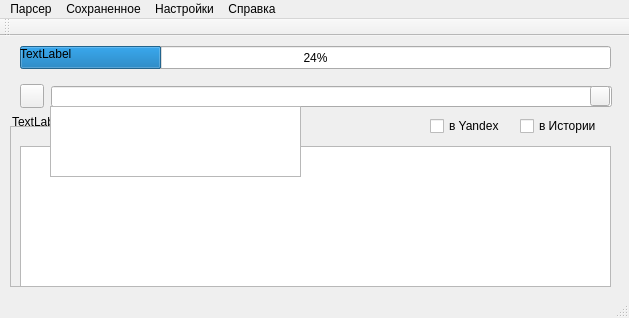
<?xml version="1.0" encoding="UTF-8"?>
<ui version="4.0">
 <class>MainWindow</class>
 <widget class="QMainWindow" name="MainWindow">
  <property name="geometry">
   <rect>
    <x>0</x>
    <y>0</y>
    <width>629</width>
    <height>318</height>
   </rect>
  </property>
  <property name="windowTitle">
   <string>parSex</string>
  </property>
  <widget class="QWidget" name="centralWidget">
   <widget class="QPushButton" name="settingsButton">
    <property name="geometry">
     <rect>
      <x>20</x>
      <y>48</y>
      <width>24</width>
      <height>24</height>
     </rect>
    </property>
    <property name="text">
     <string/>
    </property>
   </widget>
   <widget class="QProgressBar" name="progressBar">
    <property name="geometry">
     <rect>
      <x>20</x>
      <y>10</y>
      <width>591</width>
      <height>23</height>
     </rect>
    </property>
    <property name="value">
     <number>24</number>
    </property>
   </widget>
   <widget class="QLineEdit" name="searchString">
    <property name="geometry">
     <rect>
      <x>51</x>
      <y>50</y>
      <width>561</width>
      <height>21</height>
     </rect>
    </property>
   </widget>
   <widget class="QCheckBox" name="yandexBox">
    <property name="geometry">
     <rect>
      <x>430</x>
      <y>80</y>
      <width>87</width>
      <height>20</height>
     </rect>
    </property>
    <property name="text">
     <string>в Yandex</string>
    </property>
    <property name="tristate">
     <bool>false</bool>
    </property>
   </widget>
   <widget class="QCheckBox" name="historyBox">
    <property name="geometry">
     <rect>
      <x>520</x>
      <y>80</y>
      <width>87</width>
      <height>20</height>
     </rect>
    </property>
    <property name="text">
     <string>в Истории</string>
    </property>
    <property name="tristate">
     <bool>false</bool>
    </property>
   </widget>
   <widget class="QPushButton" name="enterButton">
    <property name="geometry">
     <rect>
      <x>590</x>
      <y>50</y>
      <width>20</width>
      <height>20</height>
     </rect>
    </property>
    <property name="text">
     <string/>
    </property>
   </widget>
   <widget class="QLabel" name="label">
    <property name="geometry">
     <rect>
      <x>20</x>
      <y>10</y>
      <width>591</width>
      <height>16</height>
     </rect>
    </property>
    <property name="text">
     <string>TextLabel</string>
    </property>
   </widget>
   <widget class="QFrame" name="settings">
    <property name="geometry">
     <rect>
      <x>10</x>
      <y>90</y>
      <width>281</width>
      <height>161</height>
     </rect>
    </property>
    <property name="frameShape">
     <enum>QFrame::StyledPanel</enum>
    </property>
    <property name="frameShadow">
     <enum>QFrame::Raised</enum>
    </property>
    <zorder>resultTable</zorder>
   </widget>
   <widget class="QTableWidget" name="resultTable">
    <property name="geometry">
     <rect>
      <x>20</x>
      <y>110</y>
      <width>591</width>
      <height>141</height>
     </rect>
    </property>
    <property name="gridStyle">
     <enum>Qt::NoPen</enum>
    </property>
   </widget>
   <widget class="QListView" name="autoCompletion">
    <property name="geometry">
     <rect>
      <x>50</x>
      <y>70</y>
      <width>251</width>
      <height>71</height>
     </rect>
    </property>
   </widget>
   <widget class="QLabel" name="settings_arrow">
    <property name="geometry">
     <rect>
      <x>12</x>
      <y>70</y>
      <width>41</width>
      <height>31</height>
     </rect>
    </property>
    <property name="text">
     <string>TextLabel</string>
    </property>
   </widget>
   <zorder>settings_arrow</zorder>
   <zorder>settingsButton</zorder>
   <zorder>progressBar</zorder>
   <zorder>searchString</zorder>
   <zorder>yandexBox</zorder>
   <zorder>historyBox</zorder>
   <zorder>enterButton</zorder>
   <zorder>label</zorder>
   <zorder>settings</zorder>
   <zorder>resultTable</zorder>
   <zorder>autoCompletion</zorder>
  </widget>
  <widget class="QMenuBar" name="menuBar">
   <property name="geometry">
    <rect>
     <x>0</x>
     <y>0</y>
     <width>629</width>
     <height>22</height>
    </rect>
   </property>
   <widget class="QMenu" name="menu">
    <property name="title">
     <string>Парсер</string>
    </property>
    <addaction name="newWindow"/>
    <addaction name="separator"/>
    <addaction name="exit"/>
   </widget>
   <widget class="QMenu" name="menu_2">
    <property name="title">
     <string>Настройки</string>
    </property>
    <addaction name="searching"/>
    <addaction name="historing"/>
    <addaction name="setting"/>
    <addaction name="separator"/>
    <addaction name="clear_searching"/>
   </widget>
   <widget class="QMenu" name="menu_3">
    <property name="title">
     <string>Сохраненное</string>
    </property>
    <addaction name="clear"/>
    <addaction name="statistic"/>
   </widget>
   <widget class="QMenu" name="menu_4">
    <property name="title">
     <string>Справка</string>
    </property>
    <addaction name="help"/>
    <addaction name="about"/>
   </widget>
   <addaction name="menu"/>
   <addaction name="menu_3"/>
   <addaction name="menu_2"/>
   <addaction name="menu_4"/>
  </widget>
  <widget class="QToolBar" name="mainToolBar">
   <attribute name="toolBarArea">
    <enum>TopToolBarArea</enum>
   </attribute>
   <attribute name="toolBarBreak">
    <bool>false</bool>
   </attribute>
  </widget>
  <widget class="QStatusBar" name="statusBar"/>
  <action name="newWindow">
   <property name="text">
    <string>Новое окно</string>
   </property>
   <property name="shortcut">
    <string>Ctrl+N</string>
   </property>
  </action>
  <action name="exit">
   <property name="text">
    <string>Закрыть</string>
   </property>
   <property name="shortcut">
    <string>Ctrl+Q</string>
   </property>
  </action>
  <action name="searching">
   <property name="text">
    <string>Режим поиска</string>
   </property>
  </action>
  <action name="historing">
   <property name="text">
    <string>Режим истории</string>
   </property>
  </action>
  <action name="setting">
   <property name="text">
    <string>Режим настройки</string>
   </property>
  </action>
  <action name="clear_searching">
   <property name="text">
    <string>Очистить историю поиска</string>
   </property>
  </action>
  <action name="clear">
   <property name="text">
    <string>Очистить</string>
   </property>
  </action>
  <action name="statistic">
   <property name="text">
    <string>Показать сводку</string>
   </property>
  </action>
  <action name="help">
   <property name="text">
    <string>Как пользоваться</string>
   </property>
   <property name="shortcut">
    <string>Ctrl+H</string>
   </property>
  </action>
  <action name="about">
   <property name="text">
    <string>О нас</string>
   </property>
  </action>
 </widget>
 <layoutdefault spacing="6" margin="11"/>
 <resources/>
 <connections/>
</ui>
